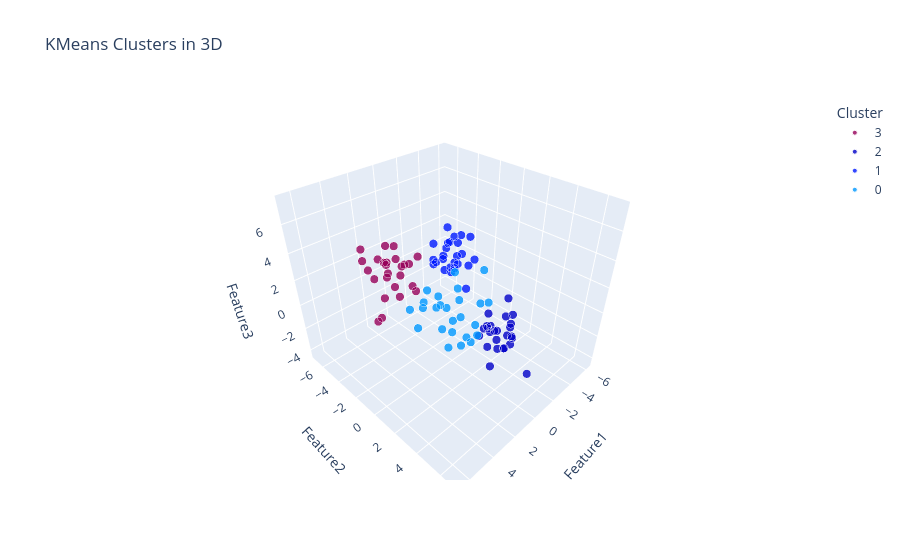

Notebook cell for this chart:
### Code cell
import plotly.express as px


fig = px.scatter_3d(
    x=X.iloc[:, 0],  
    y=X.iloc[:, 1],  
    z=X.iloc[:, 2],  
    color=y_means.astype(str),
    color_discrete_sequence=px.colors.sequential.Rainbow,
    labels={'x': 'Feature1', 'y': 'Feature2', 'z': 'Feature3', 'color': 'Cluster'},
    title="KMeans Clusters in 3D"
)

fig.update_traces(marker=dict(size=5, opacity=0.8, line=dict(width=1, color='White')))
fig.show()

### Figure 1 — Plotly figure (JSON) as saved in the notebook; plotly's stock layout.template omitted (floating-point values rounded to 4 significant figures)
{"data": [{"hovertemplate": "Cluster=3<br>Feature1=%{x}<br>Feature2=%{y}<br>Feature3=%{z}<extra></extra>", "legendgroup": "3", "marker": {"color": "rgb(150,0,90)", "line": {"color": "White", "width": 1}, "opacity": 0.8, "size": 5, "symbol": "circle"}, "mode": "markers", "name": "3", "scene": "scene", "showlegend": true, "type": "scatter3d", "x": [2.716, 2.699, 2.51, 2.905, 2.115, 2.686, 2.247, 2.944, 1.707, 2.025, 2.857, 0.5479, 3.589, 4.622, 2.007, 1.785, 4.644, 2.44, 4.086, 2.016, 1.07, 3.941, 2.781, 3.366, 2.807], "y": [-2.454, -3.1, -3.482, -3.761, -2.386, -3.162, -3.748, -1.725, -2.615, -3.153, -3.193, -2.652, -2.436, -1.468, -3.089, -1.82, -1.866, -5.741, -3.738, -1.233, -2.94, -3.936, -3.123, -3.7, -1.687], "z": [1.848, 2.57, 2.962, 3.418, 3.162, 3.352, 4.132, 1.573, 3.005, 4.265, 3.4, 3.088, 1.422, 0.9806, 3.35, 1.77, 0.4749, 1.476, 4.633, 1.792, 2.631, 3.663, 2.292, 2.165, 3.13]}, {"hovertemplate": "Cluster=2<br>Feature1=%{x}<br>Feature2=%{y}<br>Feature3=%{z}<extra></extra>", "legendgroup": "2", "marker": {"color": "rgb(0,0,200)", "line": {"color": "White", "width": 1}, "opacity": 0.8, "size": 5, "symbol": "circle"}, "mode": "markers", "name": "2", "scene": "scene", "showlegend": true, "type": "scatter3d", "x": [-1.849, -2.087, -3.316, -2.115, -2.442, -2.027, -1.814, -2.25, -1.843, -1.046, -2.418, -1.939, -2.286, -2.745, -1.986, -0.6342, -3.878, -2.268, -1.929, -1.874, -2.223, -1.341, -2.018, -4.015, -3.273], "y": [2.185, 3.322, 2.423, 1.616, 1.357, 2.427, 0.8873, 2.846, 1.525, 2.235, 4.815, 3.583, 1.254, 1.746, 3.015, 2.974, 1.562, 2.793, 3.636, 1.643, 3.327, 1.679, 2.277, 2.053, 2.263], "z": [-1.741, -0.6032, -2.159, -2.346, -2.142, -3.347, -2.972, -3.18, -1.713, 0.2202, -4.367, -1.446, -2.327, -3.39, 1.353, -3.691, -1.985, -3.214, -1.546, -3.571, -2.487, -1.537, -1.786, -1.644, -2.985]}, {"hovertemplate": "Cluster=1<br>Feature1=%{x}<br>Feature2=%{y}<br>Feature3=%{z}<extra></extra>", "legendgroup": "1", "marker": {"color": "rgb(0,25,255)", "line": {"color": "White", "width": 1}, "opacity": 0.8, "size": 5, "symbol": "circle"}, "mode": "markers", "name": "1", "scene": "scene", "showlegend": true, "type": "scatter3d", "x": [-5.479, -5.116, -3.421, -5.562, -4.457, -5.309, -6.196, -4.503, -5.226, -3.477, -5.908, -5.385, -5.602, -4.758, -4.803, -5.036, -5.72, -5.544, -3.969, -4.656, -4.791, -6.058, -5.072, -5.645, -4.624], "y": [-5.186, -5.301, -4.233, -6.013, -5.463, -4.669, -4.187, -5.138, -4.932, -5.234, -6.412, -5.677, -3.148, -6.913, -4.262, -3.435, -5.461, -4.889, -4.069, -6.763, -6.96, -4.177, -3.996, -4.639, -5.601], "z": [-1.106, -1.479, -0.4695, 0.3142, -0.4657, 0.9755, 1.356, 0.6477, -1.425, -0.2341, 1.466, 0.6117, -0.0135, -1.725, 0.1714, -2.62, 1.057, -1.151, -0.8392, 0.3241, -1.328, -1.221, 0.3616, 1.538, -0.2917]}, {"hovertemplate": "Cluster=0<br>Feature1=%{x}<br>Feature2=%{y}<br>Feature3=%{z}<extra></extra>", "legendgroup": "0", "marker": {"color": "rgb(0,152,255)", "line": {"color": "White", "width": 1}, "opacity": 0.8, "size": 5, "symbol": "circle"}, "mode": "markers", "name": "0", "scene": "scene", "showlegend": true, "type": "scatter3d", "x": [5.296, 4.672, 6.307, 4.497, 5.822, 6.55, 4.765, 5.791, 3.68, 3.831, 5.092, 4.973, 5.814, 4.009, 4.192, 4.657, 5.097, 3.598, 3.938, 4.808, 5.357, 5.329, 5.258, 5.26, 5.404], "y": [5.261, 4.608, 3.393, 3.449, 5.087, 4.217, 3.585, 4.091, 5.522, 6.143, 3.012, 5.06, 3.769, 4.434, 4.498, 4.198, 5.969, 5.587, 5.474, 5.302, 6.478, 4.47, 4.926, 5.782, 6.886], "z": [5.005, 3.536, 5.185, 5.069, 4.701, 4.678, 4.579, 6.403, 5.297, 5.752, 4.78, 7.463, 5.227, 5.1, 5.915, 4.839, 4.298, 7.19, 4.081, 4.965, 4.482, 5.513, 3.081, 3.763, 5.175]}], "layout": {"legend": {"title": {"text": "Cluster"}, "tracegroupgap": 0}, "scene": {"domain": {"x": [0, 1], "y": [0, 1]}, "xaxis": {"title": {"text": "Feature1"}}, "yaxis": {"title": {"text": "Feature2"}}, "zaxis": {"title": {"text": "Feature3"}}}, "title": {"text": "KMeans Clusters in 3D"}}}
